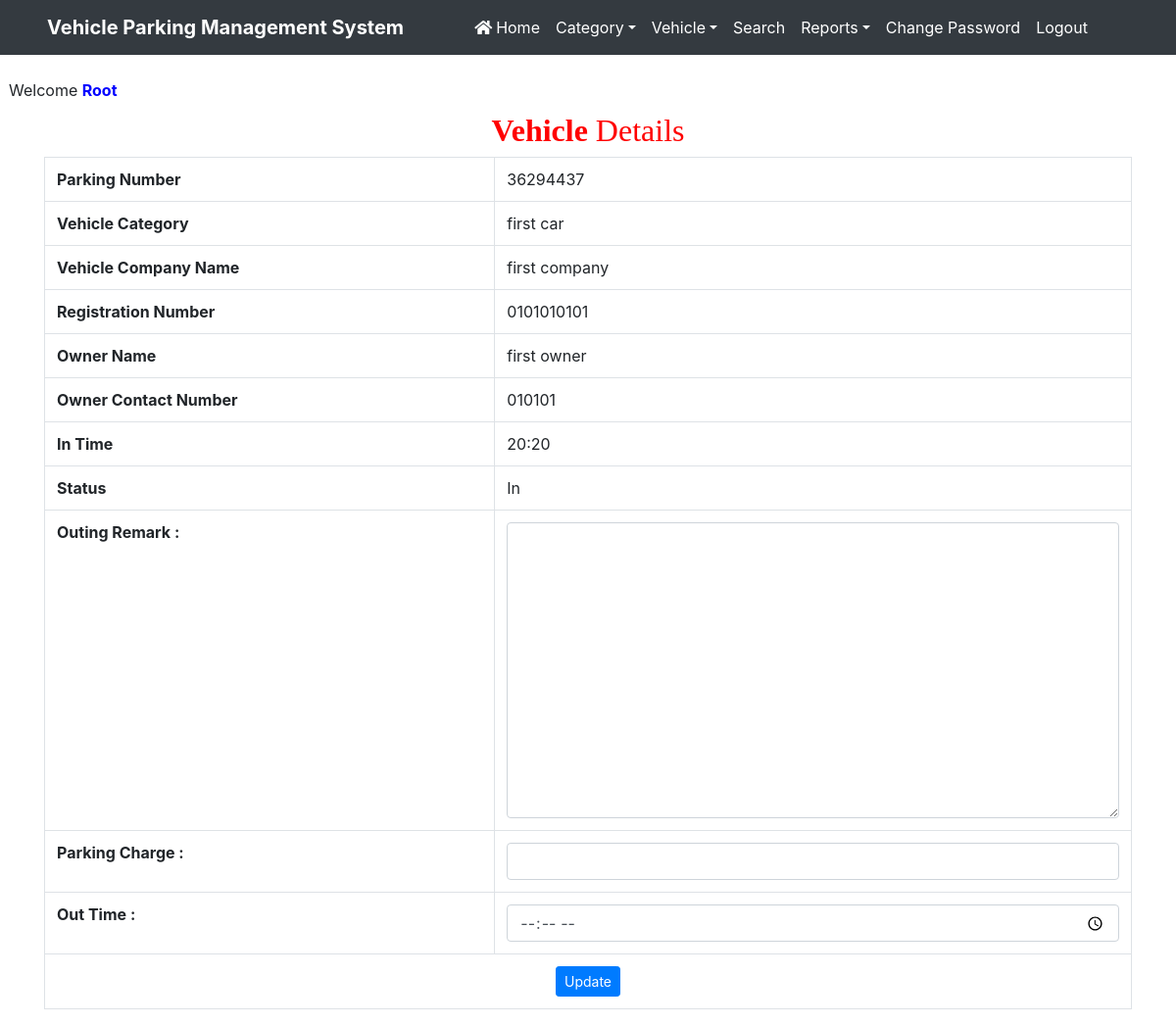
/view_incomingdetail/2 (signed in), run on the app's committed database.
### vehicle/models.py (models this page shows, shortened)
class Vehicle(models.Model):
    parkingnumber = models.CharField(max_length=20)
    category = models.ForeignKey(Category, on_delete=models.CASCADE)
    vehiclecompany = models.CharField(max_length=50)
    regno = models.CharField(max_length=10)
    ownername = models.CharField(max_length=50)
    ownercontact = models.CharField(max_length=15)
    pdate = models.DateField()
    intime = models.CharField(max_length=50)
    outtime = models.CharField(max_length=50)
    parkingcharge = models.CharField(max_length=50)
    remark = models.CharField(max_length=500)
    status = models.CharField(max_length=20)

class Category(models.Model):
    categoryname = models.CharField(max_length=50)
    def __str__(self):
        return self.categoryname

### vehicle/views.py (the view, shortened to what this page needs)
# urls.py: path('view_incomingdetail/<int:pid>',view_incomingdetail,name='view_incomingdetail'),
def view_incomingdetail(request,pid):
    if not request.user.is_authenticated:
        return redirect('admin_home')
    error = ""
    vehicle = Vehicle.objects.get(id=pid)
    d = {'vehicle': vehicle,'error':error}
    return render(request,'view_incomingdetail.html', d)

### vehicle/templates/view_incomingdetail.html (shortened to what this page needs)
{% load static %}
<html>
<head>
{% include 'headeradmin.html' %}
  <link rel = stylesheet href="https://cdn.datatables.net/1.10.20/css/jquery.dataTables.min.css">
<link rel = stylesheet href="https://cdn.datatables.net/buttons/1.6.1/css/buttons.dataTables.min.css">
</head>
<body>
{% include 'nav2admin.html' %}
<br> &nbsp;&nbsp;Welcome <b style = 'text-transform : capitalize ; color : blue'>{{request.user.username}}</b>
<div class="container" style = "margin-top:10px">
<h2 class="text-center" style = "font-family : Monotype Corsiva ; color : red"> <strong>Vehicle</strong>  Details</h2>
 <table border="1" class="table table-bordered">
                                            <tr>
    <th>Parking Number</th>
    <td>{{vehicle.parkingnumber}}</td>
  </tr>
   <tr>
    <th>Vehicle Category</th>
    <td>{{vehicle.category}}</td>
  </tr>
  <tr>
    <th>Vehicle Company Name</th>
    <td>{{vehicle.vehiclecompany}}</td>
  </tr>
  <tr>
    <th>Registration Number</th>
    <td>{{vehicle.regno}}</td>
  </tr>
  <tr>
    <th>Owner Name</th>
    <td>{{vehicle.ownername}}</td>
  </tr>
  <tr>
    <th>Owner Contact Number</th>
    <td>{{vehicle.ownercontact}}</td>
  </tr>
  <tr>
    <th>In Time</th>
    <td>{{vehicle.intime}}</td>
  </tr>
  <tr>
    <th>Status</th>
    <td>{{vehicle.status}}</td>
  </tr>
    <form method="post">
         <tr>
    <th>Outing Remark :</th>
    <td>
    <textarea name="remark" placeholder="" rows="12" cols="14" class="form-control wd-450" required="true"></textarea></td>
  </tr>
          <tr>
    <th>Parking Charge :</th>
    <td>
    <input type = "text" name="parkingcharge"  class="form-control wd-450" required="true"></td>
  </tr>
             <tr>
    <th>Out Time :</th>
    <td>
    <input type = "time" name="outtime"  class="form-control wd-450" required="true"></td>
  </tr>
 <tr align="center">
    <td colspan="2"><button type="submit" name="submit" class="btn btn-primary btn-sm">Update</button></td>
  </tr>
                                        </form>
</table>
</div>
</body>
</html>

### vehicle/static/css/mystyle.css (style rules this page uses)
html { scroll-behavior:smooth; }

### data on the page
Vehicle: parkingnumber "36294437", category "first car", vehiclecompany "first company", regno "0101010101", ownername "first owner", ownercontact "010101", intime "20:20", status "In"

### other printed values
{{ request.user.username }} "Root"
